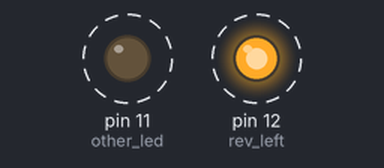
This sketch was run on a simulated Arduino Uno, built with avr-gcc and run on an emulated ATmega328P. Parts: output pins drawn as LEDs (lit = HIGH). Dashed ring = blinking.

Above: at 0.12 s.
Timing chart, 0 to 3.0 s (numbered marks = the images above):
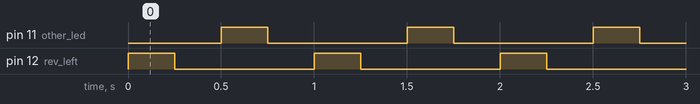

Measured:
- by itself, pin 11 (other_led), pin 12 (rev_left): alternates HIGH for 0.25 s and LOW for 0.75 s
- by itself, everything shown: repeats every 1.0 s, in 4 steps

The sketch:

Story_2a.ino
```cpp
int rev_left = 12;
int other_led = 11;

// Functions

void rover_forward(){

}


void setup()
{
  pinMode(rev_left, OUTPUT);
  pinMode(other_led, OUTPUT);
}

void loop()
{
  flash_LED(250);
}

// Functions

void flash_LED(int delaytime){
  digitalWrite(rev_left, HIGH);
  delay(delaytime); // Wait for 1000 millisecond(s)
  digitalWrite(rev_left, LOW);
  delay(delaytime); // Wait for 1000 millisecond(s)
  digitalWrite(other_led, HIGH);
  delay(delaytime); // Wait for 1000 millisecond(s)
  digitalWrite(other_led, LOW);
  delay(delaytime); // Wait for 1000 millisecond(s)
}
```
